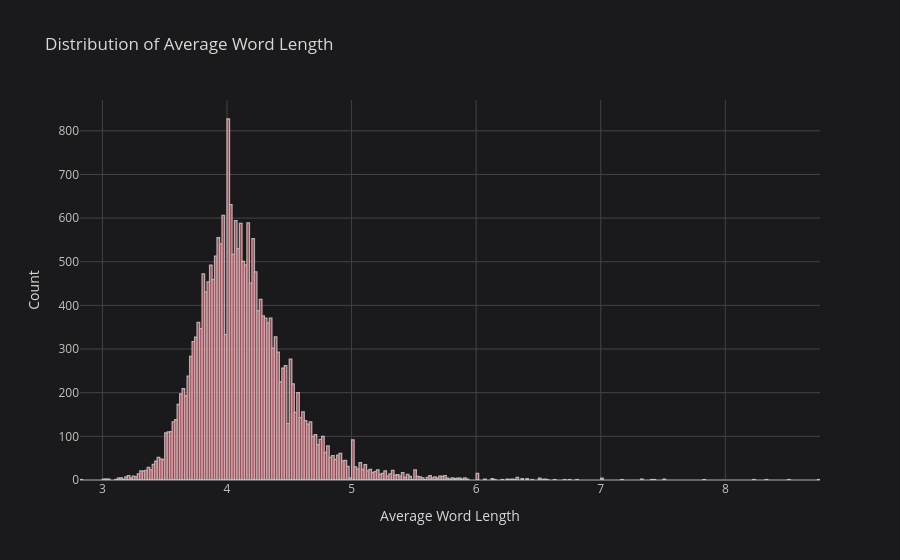

The code cell stored with this chart in its notebook:
### Code cell
df['avg_word_len'].iplot(
    kind='hist', 
    bins=500, 
    colors='red', 
    xTitle='Average Word Length', 
    yTitle='Count', 
    title='Distribution of Average Word Length')

### Figure 1 — Plotly figure (JSON) as saved in the notebook; plotly's stock layout.template omitted (floating-point values rounded to 4 significant figures; data arrays with more than 128 entries replaced by an {"elided": "..."} marker saying what was removed)
{"data": [{"histfunc": "count", "histnorm": "", "marker": {"color": "rgba(219, 64, 82, 1.0)", "line": {"color": "#D9D9D9", "width": 1.3}}, "name": "avg_word_len", "nbinsx": 500, "opacity": 0.8, "orientation": "v", "type": "histogram", "x": {"elided": "22628 float values"}}], "layout": {"barmode": "overlay", "legend": {"bgcolor": "#1A1A1C", "font": {"color": "#D9D9D9"}}, "paper_bgcolor": "#1A1A1C", "plot_bgcolor": "#1A1A1C", "title": {"font": {"color": "#D9D9D9"}, "text": "Distribution of Average Word Length"}, "xaxis": {"gridcolor": "#434343", "showgrid": true, "tickfont": {"color": "#C2C2C2"}, "title": {"font": {"color": "#D9D9D9"}, "text": "Average Word Length"}, "zerolinecolor": "#666570"}, "yaxis": {"gridcolor": "#434343", "showgrid": true, "tickfont": {"color": "#C2C2C2"}, "title": {"font": {"color": "#D9D9D9"}, "text": "Count"}, "zerolinecolor": "#666570"}}}
